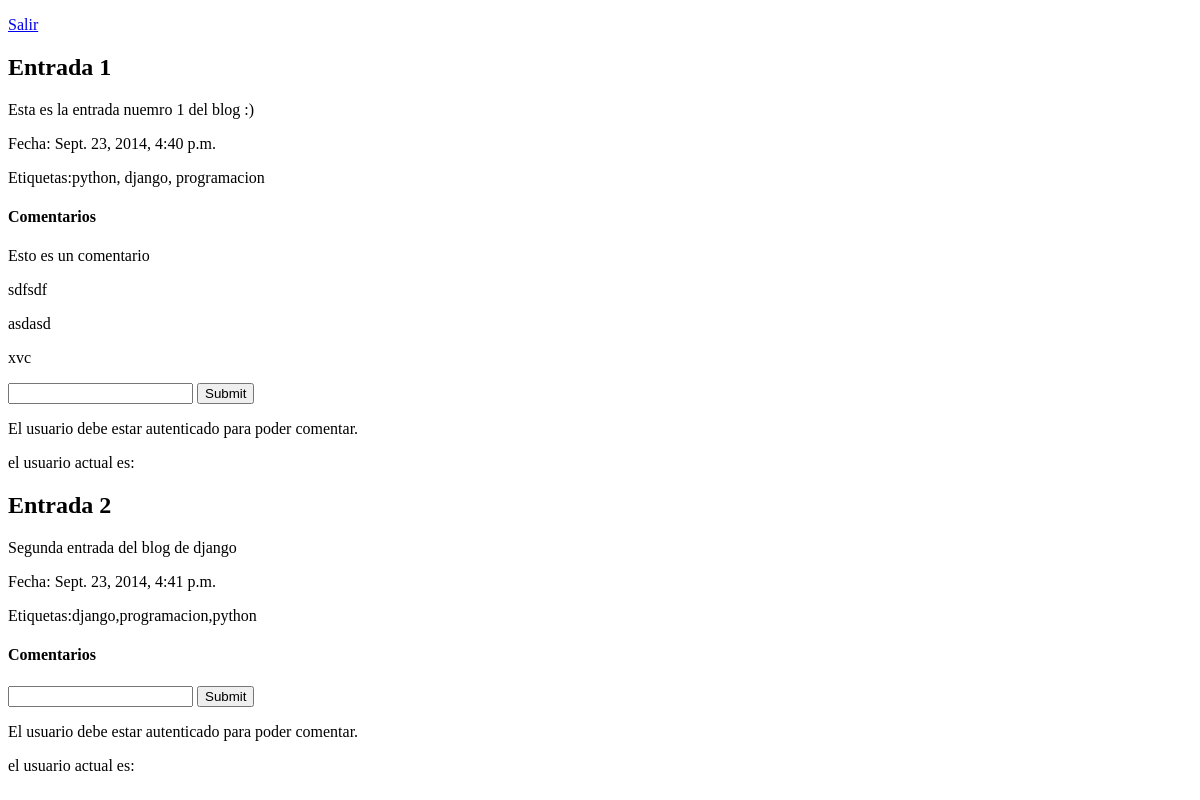
The app's page /entradas/, older data.
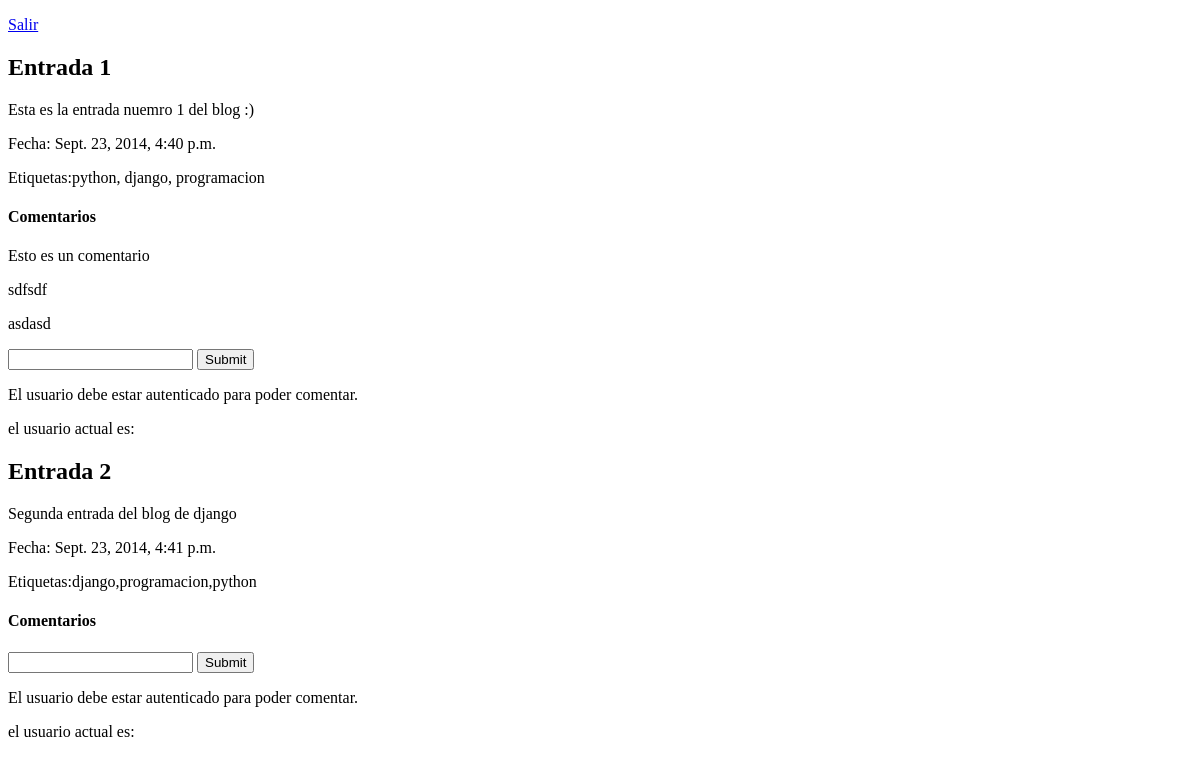
The same page, newer data.
### miblog/models.py (models this page shows, shortened)
class Entrada(models.Model):
    titulo = models.CharField(max_length=200)
    texto = models.TextField()
    etiquetas = models.CharField(max_length=100)
    fecha = models.DateTimeField()

class Comentario(models.Model):
    comentario_texto = models.CharField(max_length=200)
    comentario_fecha = models.DateTimeField(blank=True, null=True)
    usuario = models.ForeignKey(User)
    entrada = models.ForeignKey(Entrada)

### miblog/views.py (the view)
# urls.py: url(r'^', views.mostrar_entradas, name='mostrar_entradas'),
def mostrar_entradas(request):
    entradas = Entrada.objects.all()
    if request.method == 'POST':
        entrada_pk = request.POST['comentario_texto.id']
        print("Entrada_PK: %s" % entrada_pk)
        comentario = Comentario()
        comentario.comentario_texto = request.POST['comentario_texto']
        comentario.comentario_fecha = timezone.now()
        comentario.usuario = User.objects.get(username='wolvelopez')
        comentario.entrada = Entrada.objects.get(pk=1)
        comentario.save()
        if request.user.is_authenticated():
            usuario = User
        else:
            return HttpResponseRedirect('/accounts/login/')
    else:
        print("entra qui")
        usuario = None
    return render(request, 'entradas.html',
        {'entradas': entradas , 'usuario': usuario})

### miblog/templates/entradas.html (shortened to what this page needs)
{% extends 'index.html' %}
{% block contenido %}
<p><a href="/logout/">Salir</a></p>
	{% for entrada in entradas %}
		<p>
			<h2>{{entrada.titulo}}</h2>
			<p>{{entrada.texto}}</p>
			<p>Fecha: {{entrada.fecha}}</p>
			<p>Etiquetas:{{entrada.etiquetas}}</p>
		</p>
        <h4>Comentarios</h4>
        {% for comentario in entrada.comentario_set.all %}
            <p>{{ comentario.comentario_texto}}</p>
	    {% endfor %}
        <form action="/entradas/" method="post">
            <input type="text" name="comentario_texto" id={{ entrada.id }}>
            <input type="submit" value="Submit" />
        </form>
        <p>El usuario debe estar autenticado para poder comentar.</p>
        <p>el usuario actual es: {{ usuario.username }}</p>
	{% endfor%}
{% endblock %}

Row changes from the older to the newer data that the page shows:
removed Comentario: comentario_texto "xvc", shown under Entrada "Entrada 1"
